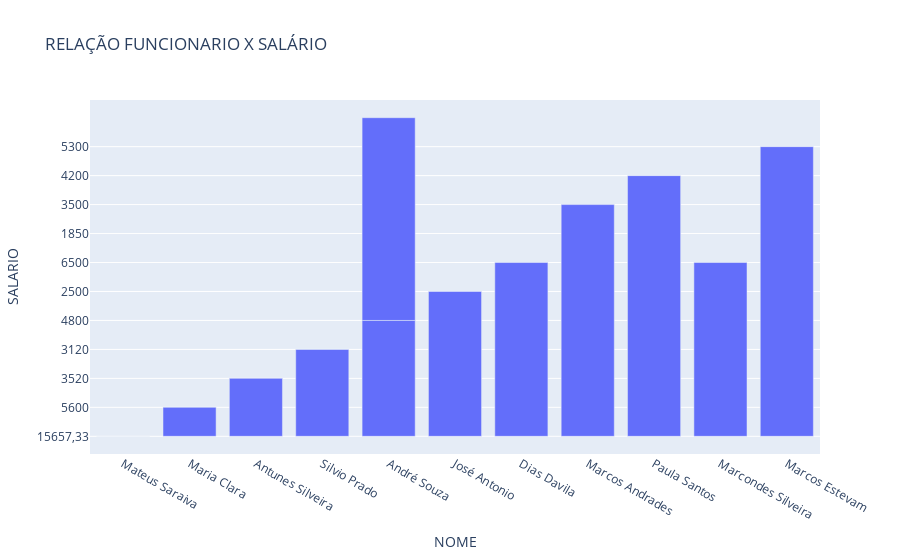

Notebook source saved alongside this figure:
### Code cell
fig = pltex.bar (dados_RH, x='NOME', y='SALARIO', title ='RELAÇÃO FUNCIONARIO X SALÁRIO')
fig.show()

### Figure 1 — Plotly figure (JSON) as saved in the notebook; plotly's stock layout.template omitted (floating-point values rounded to 4 significant figures)
{"data": [{"alignmentgroup": "True", "hovertemplate": "NOME=%{x}<br>SALARIO=%{y}<extra></extra>", "legendgroup": "", "marker": {"color": "#636efa", "pattern": {"shape": ""}}, "name": "", "offsetgroup": "", "orientation": "v", "showlegend": false, "textposition": "auto", "type": "bar", "x": ["Mateus Saraiva", "Maria Clara", "Antunes Silveira", "Silvio Prado", "André Souza", "José Antonio", "Dias Davila", "André Souza", "Marcos Andrades", "Paula Santos", "Marcondes Silveira", "Marcos Estevam"], "xaxis": "x", "y": ["15657,33", "5600", "3520", "3120", "4800", "2500", "6500", "1850", "3500", "4200", "6500", "5300"], "yaxis": "y"}], "layout": {"autosize": true, "barmode": "relative", "legend": {"tracegroupgap": 0}, "title": {"text": "RELAÇÃO FUNCIONARIO X SALÁRIO"}, "xaxis": {"anchor": "y", "autorange": true, "domain": [0, 1], "range": [-0.5, 10.5], "title": {"text": "NOME"}, "type": "category"}, "yaxis": {"anchor": "x", "autorange": true, "domain": [0, 1], "range": [-0.6111, 11.61], "title": {"text": "SALARIO"}, "type": "category"}}}
